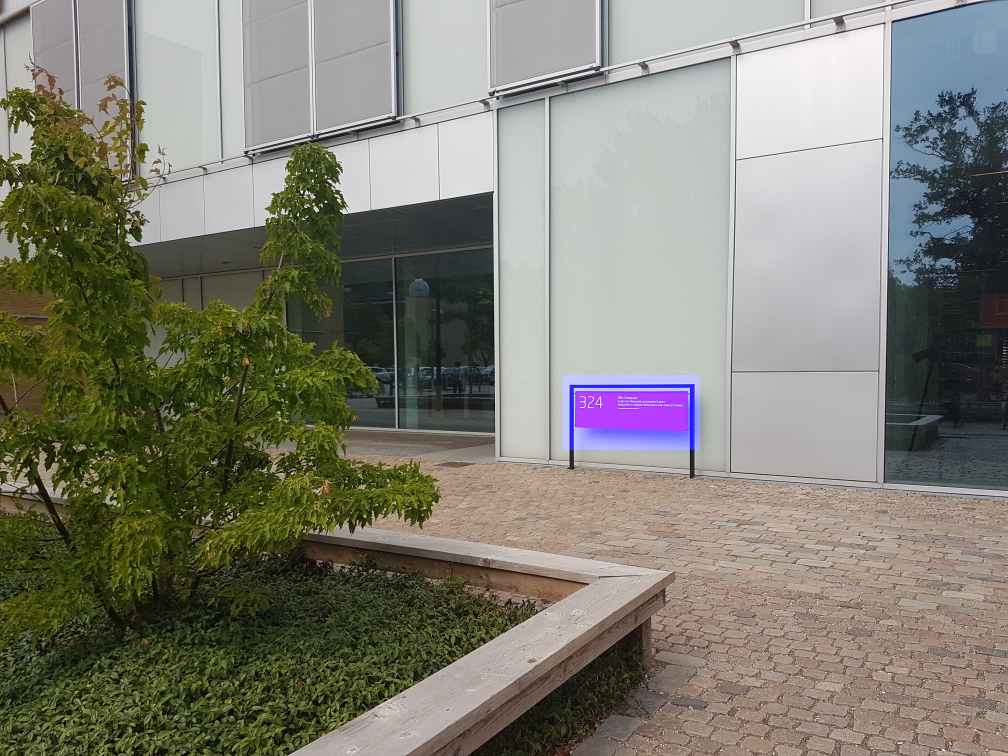
#> input picture exercises/ex1-IntroductionToImageAnalysis/data/DTUSign1-marked-sign.jpg, 4032 x 3024 px, given in place of the camera (shown at 1/4 size)
$ jupyter execute --allow-errors solution.ipynb   (text cells are left out)
#> lines starting #> are read from the running program, lines starting #| are printed output that depends on the picture; after the words box and inside, x2 and y2 are one past the last pixel; in counts of white or black regions, pixels touching at a corner belong together
[cell 1]
from scipy.ndimage import correlate
import numpy as np

input_img = np.arange(25).reshape(5, 5)
print(input_img)

weights = [[0, 1, 0],
		   [1, 2, 1],
		   [0, 1, 0]]

res_img = correlate(input_img, weights)

[cell 2]
# 1. Print the value in position (3, 3) in res_img. Explain the value?
print(f"Value at position (3, 3): {res_img[3, 3]}")

# Explanation:
# The correlation operation applies the kernel to each pixel's neighborhood
# For position (3, 3), we look at the 3x3 neighborhood centered at (3, 3)

# Original image around position (3, 3):
# [12, 13, 14]
# [17, 18, 19]
# [22, 23, 24]

# Kernel (weights):
# [0, 1, 0]
# [1, 2, 1]
# [0, 1, 0]

# Correlation calculation (element-wise multiplication then sum):
# 12*0 + 13*1 + 14*0 +
# 17*1 + 18*2 + 19*1 +
# 22*0 + 23*1 + 24*0
# = 0 + 13 + 0 + 17 + 36 + 19 + 0 + 23 + 0
# = 108

[cell 3]
# 2. Compare the output images when using reflect and constant for the border.
# Where and why do you see the differences.
res_img_constant = correlate(input_img, weights, mode="constant", cval=10)
res_img_reflect = correlate(input_img, weights, mode="reflect")
print("Result with constant border (cval=10):")
print(res_img_constant)
print("Result with reflect border:")
print(res_img_reflect)

# the differences will be seen at the borders of the image.
# In the constant mode, the border pixels are treated as having a constant value (10 in this case),
# which can significantly affect the correlation result at the edges.
# In the reflect mode, the border pixels are mirrored, which tends to preserve the local structure
# of the image better than constant padding, leading to different results at the edges.

[cell 4]
# 3.
import skimage.io as io
import cv2

#> (the rest of this cell did not finish here and is left out)

[cell 5]
from skimage.filters import median

size = 20
#> size = 20
footprint = np.ones([size, size])
#> (the rest of this cell did not finish here and is left out)

#> (a cell that did not finish here is left out)

[cell 7]
from skimage.filters import gaussian
# 6.
sigma = 2
#> sigma = 2
#> (the rest of this cell did not finish here and is left out)

#> (a cell that did not finish here is left out)

[cell 9]
from skimage.filters import prewitt_h
from skimage.filters import prewitt_v
from skimage.filters import prewitt

# 8.

#> (the rest of this cell did not finish here and is left out)

#> (a cell that did not finish here is left out)

[cell 11]
# 10.
from skimage.filters import threshold_otsu

#> (the rest of this cell did not finish here and is left out)

[cell 12]
from skimage import color
from skimage.util import img_as_ubyte
from skimage.util import img_as_float
from skimage.filters import prewitt
from skimage.filters import threshold_otsu
from skimage.filters import median
import time
import cv2
import numpy as np

def show_in_moved_window(win_name, img, x, y):
    """
    Show an image in a window, where the position of the window can be given
    """
    cv2.namedWindow(win_name)
    cv2.moveWindow(win_name, x, y)
    cv2.imshow(win_name, img)


def process_gray_image(img):
    """
    Do a simple processing of an input gray scale image and return the processed image.
    # https://scikit-image.org/docs/stable/user_guide/data_types.html#image-processing-pipeline
    """
    # Do something here:
    # 11. Filter the image with a Prewitt filter followed by Otsu thresholding
    proc_img = prewitt(img)
    proc_img = threshold_otsu(proc_img)
    proc_img = img > proc_img

    # 12. Filter the image with a median filter
    size = 10
    footprint = np.ones([size, size])
    proc_img = median(img, footprint)
    # The median filter kills the fps
    return img_as_ubyte(proc_img)


def process_rgb_image(img):
    """
    Simple processing of a color (RGB) image
    """
    # Copy the image information so we do not change the original image
    proc_img = img.copy()
    r_comp = proc_img[:, :, 0]
    proc_img[:, :, 0] = 1 - r_comp
    return proc_img


def capture_from_camera_and_show_images():
    print("Starting image capture")

    print("Opening connection to camera")
    url = 0
#> url = 0
    use_droid_cam = False
    if use_droid_cam:
        url = "http://192.168.1.120:4747/video"
    cap = cv2.VideoCapture(url)
    if not cap.isOpened():
        print("Cannot open camera")
        exit()

    print("Starting camera loop")
    # To keep track of frames per second using a high-performance counter
    old_time = time.perf_counter()
    fps = 0
    stop = False
    process_rgb = False
    while not stop:
        ret, new_frame = cap.read()
#> new_frame is the input picture: shape (3024, 4032, 3); mean B, G, R 114.8, 126.5, 127.5
        if not ret:
            print("Can't receive frame. Exiting ...")
            break

        # Change from OpenCV BGR to scikit image RGB
        new_image = new_frame[:, :, ::-1]
        new_image_gray = color.rgb2gray(new_image)
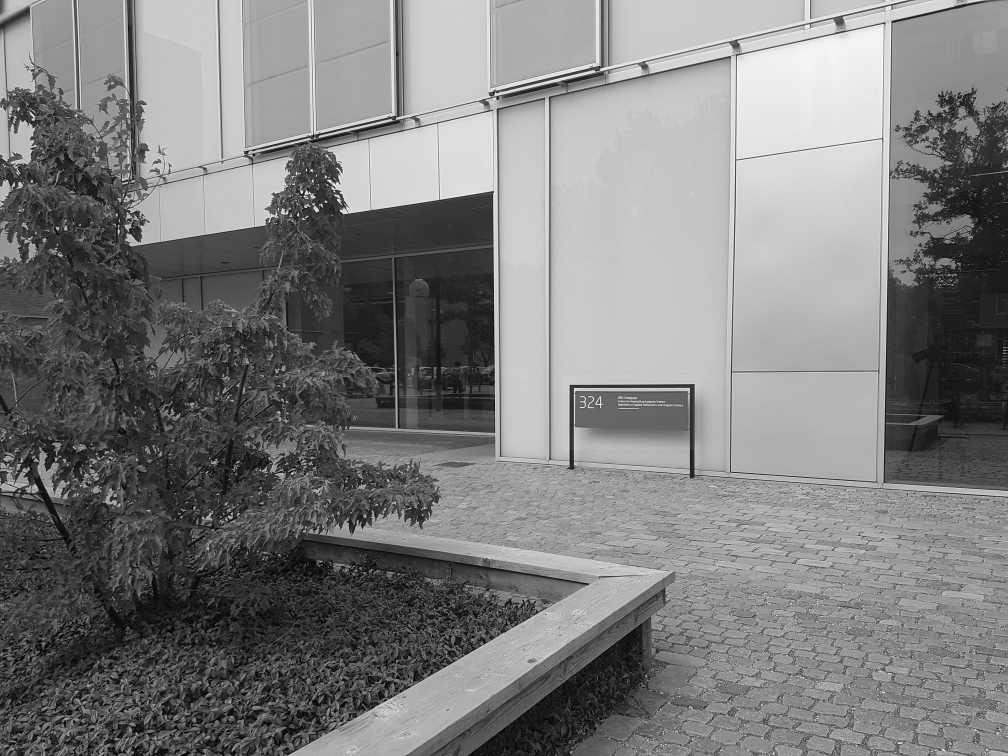
#> new_image_gray: shape (3024, 4032) float64 (shown at 1/4 size); min 0, max 1, mean 0.494
        if process_rgb:
            proc_img = process_rgb_image(new_image)
            # convert back to OpenCV BGR to show it
            proc_img = proc_img[:, :, ::-1]
        else:
            proc_img = process_gray_image(new_image_gray)
#> in process_gray_image, `proc_img = prewitt(img)`:
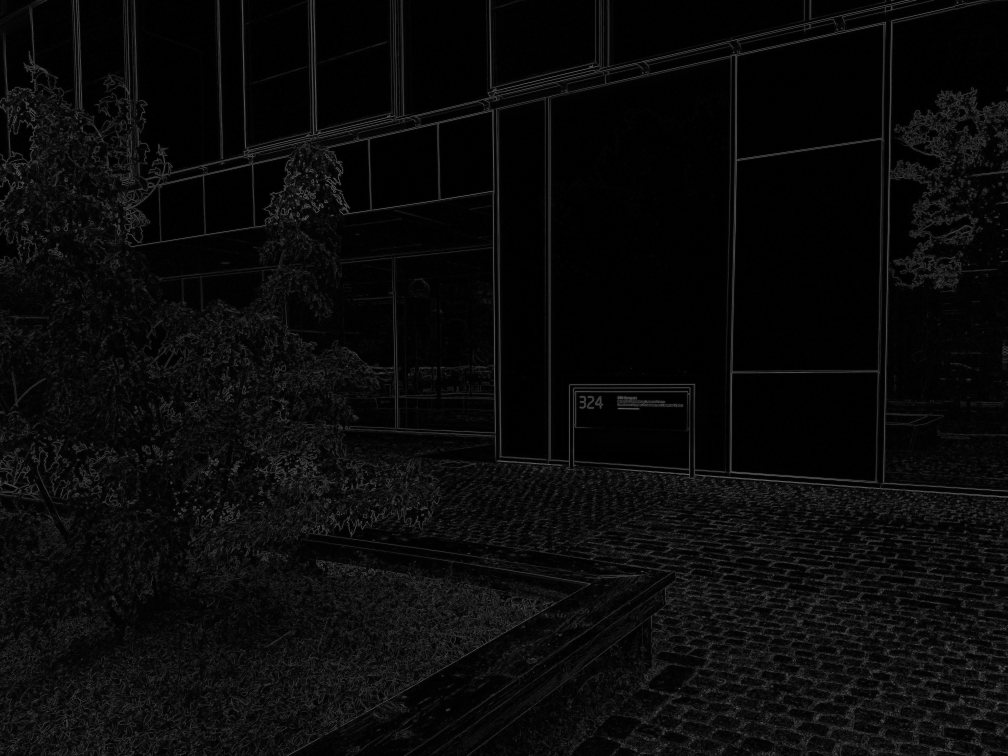
#> proc_img: shape (3024, 4032) float64 (shown at 1/4 size); min 0, max 0.6, mean 0.0408
#> in process_gray_image, `proc_img = threshold_otsu(proc_img)`: proc_img = 0.0996
#> in process_gray_image, `proc_img = img > proc_img`:
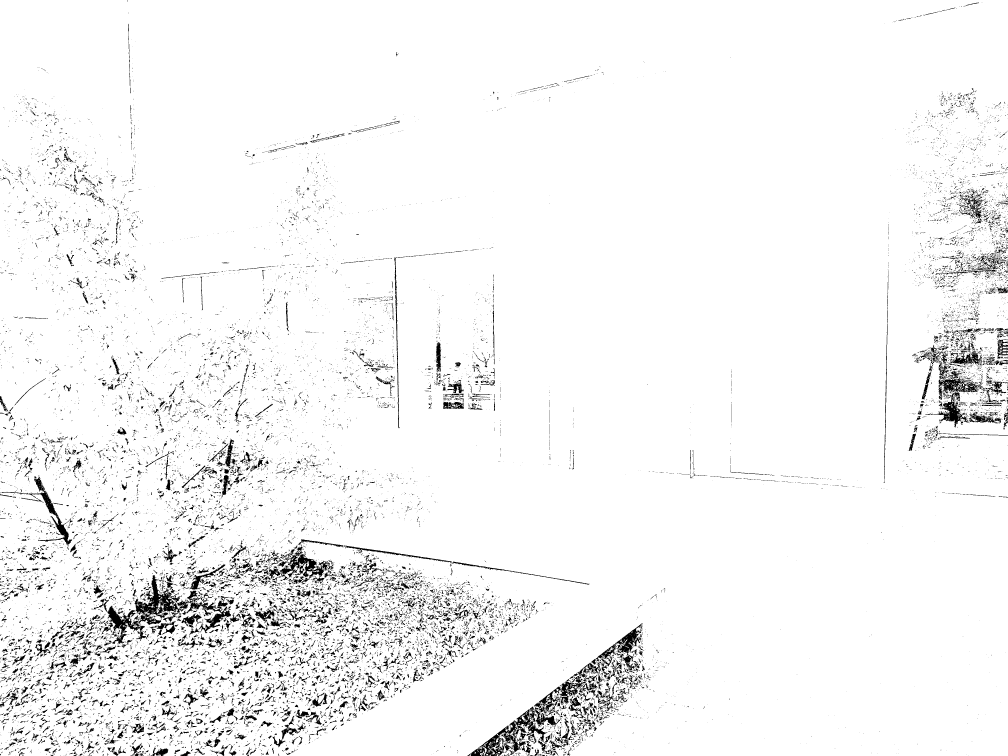
#> proc_img: shape (3024, 4032) bool (shown at 1/4 size); 95.9% white; 22239 black regions (18744 under 20 px), largest, box (x1, y1, x2, y2) and area: (396, 2300, 812, 2578) 22248, (1869, 2826, 2189, 3024) 14335, (3722, 1483, 3931, 1709) 11249

        # update FPS - but do it slowly to avoid fast changing number
        new_time = time.perf_counter()
        time_dif = new_time - old_time
        old_time = new_time
        fps = fps * 0.95 + 0.05 * 1 / time_dif

        # Put the FPS on the new_frame
        str_out = f"fps: {int(fps)}"
        font = cv2.FONT_HERSHEY_COMPLEX
        cv2.putText(new_frame, str_out, (100, 100), font, 1, 255, 1)

        # Display the resulting frame
        show_in_moved_window('Input', new_frame, 0, 10)
        show_in_moved_window('Input gray', new_image_gray, 600, 10)
        show_in_moved_window('Processed image', proc_img, 1200, 10)

        if cv2.waitKey(1) == ord('q'):
#> (key q is pressed here)
            stop = True

    print("Stopping image loop")
    cap.release()
    cv2.destroyAllWindows()


if __name__ == '__main__':
    capture_from_camera_and_show_images()
